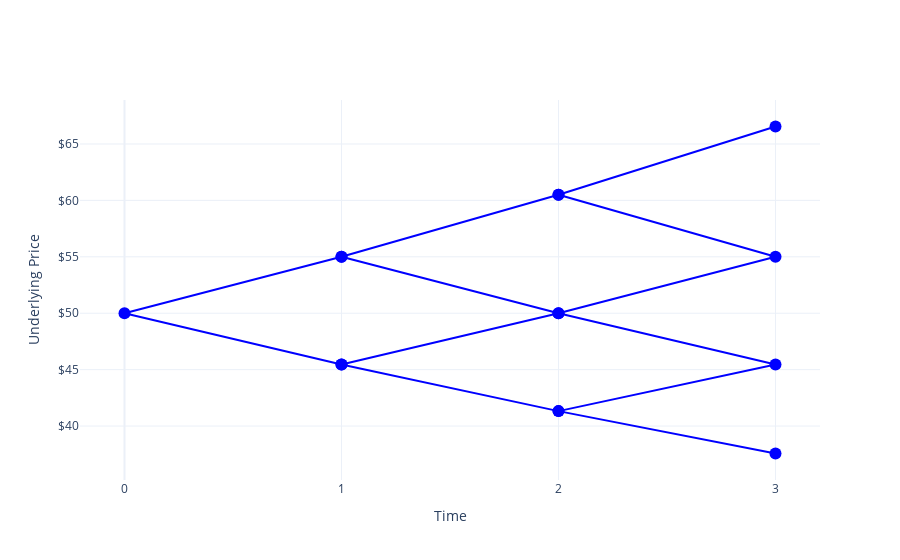

This figure's notebook cell:
### Markdown cell above
# FIGURE: UNDERLYING PRICE

### Code cell
tree = stock_tree

# Prep data for plotting
spliced = []
for a, b in zip(tree[1:], tree[:-1]):
    x = []
    for i in range(len(a)):
        x.append(a[i])
        try:
            x.append(b[i])
        except:
            pass
    spliced.append(x)


# Make figure
fig = go.Figure()
string = "$%{y:,.2f}<extra></extra>"
for i in range(len(tree) - 1):
    x = [1, 0, 1]
    for j in range(i):
        x.append(0)
        x.append(1)
    x = np.array(x) + i
    y = spliced[i]
    trace = go.Scatter(
        x=x,
        y=y,
        mode="lines+markers",
        hovertemplate=string,
        marker=dict(size=12, color='blue'),
        line=dict(color='blue'),
        showlegend=False
    )
    fig.add_trace(trace)

fig.update_layout(
    xaxis=dict(tickmode="linear", tick0=0, dtick=1, title="Time"),
    yaxis=dict(tickprefix="$", tickformat=",.0f", title="Underlying Price"),
    template="plotly_white"
)

### Figure 1 — Plotly figure (JSON) as saved in the notebook; plotly's stock layout.template omitted (floating-point values rounded to 4 significant figures)
{"data": [{"hovertemplate": "$%{y:,.2f}<extra></extra>", "line": {"color": "blue"}, "marker": {"color": "blue", "size": 12}, "mode": "lines+markers", "showlegend": false, "type": "scatter", "x": [1, 0, 1], "y": [55.0, 50, 45.45]}, {"hovertemplate": "$%{y:,.2f}<extra></extra>", "line": {"color": "blue"}, "marker": {"color": "blue", "size": 12}, "mode": "lines+markers", "showlegend": false, "type": "scatter", "x": [2, 1, 2, 1, 2], "y": [60.5, 55.0, 50, 45.45, 41.32]}, {"hovertemplate": "$%{y:,.2f}<extra></extra>", "line": {"color": "blue"}, "marker": {"color": "blue", "size": 12}, "mode": "lines+markers", "showlegend": false, "type": "scatter", "x": [3, 2, 3, 2, 3, 2, 3], "y": [66.55, 60.5, 55.0, 50, 45.45, 41.32, 37.57]}], "layout": {"xaxis": {"dtick": 1, "tick0": 0, "tickmode": "linear", "title": {"text": "Time"}}, "yaxis": {"tickformat": ",.0f", "tickprefix": "$", "title": {"text": "Underlying Price"}}}}
